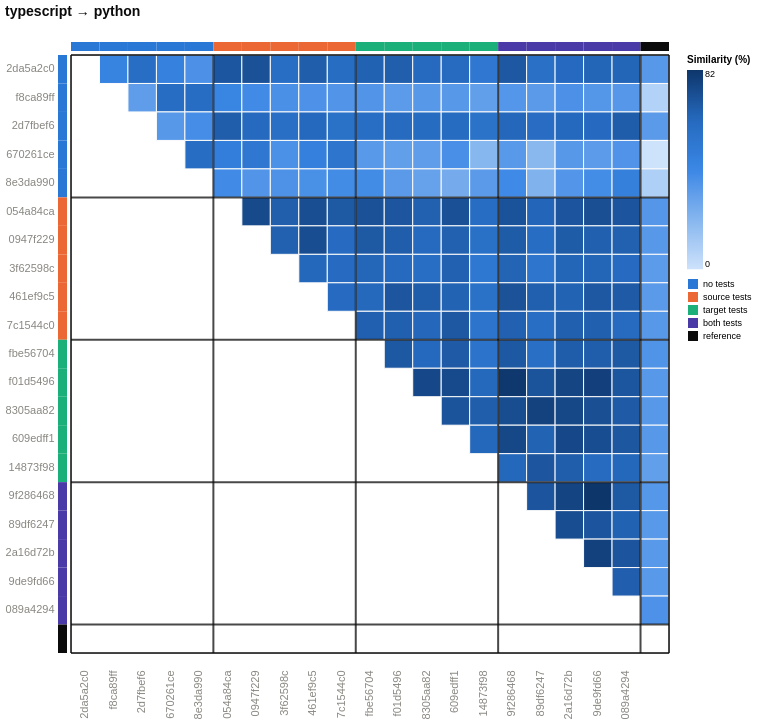

Vega-Lite specification for this chart:
### Vega-Lite specification from a JSON file in a GitHub repository (floating-point values rounded to 4 significant figures; data arrays with more than 128 entries replaced by an {"elided": "..."} marker saying what was removed)
{"config": {"view": {"continuousWidth": 300, "continuousHeight": 300}, "axis": {"labelAngle": -45}, "axisX": {"labelAngle": -37.5}}, "layer": [{"data": {"name": "data-465819c042bad907db1ab02adc55a57e"}, "mark": {"type": "rect", "stroke": "#fcfcfb", "strokeWidth": 1}, "encoding": {"color": {"field": "similarity_pct", "legend": {"gradientLength": 199.3, "labelFontSize": 9, "titleFontSize": 10}, "scale": {"domain": [0.0, 82.05], "range": ["#cde2fb", "#86b6ef", "#3987e5", "#256abf", "#0d366b"]}, "title": "Similarity (%)", "type": "quantitative"}, "x": {"axis": {"domain": false, "labelAngle": -90, "labelColor": {"expr": "datum.label === '' ? '#0b0b0b' : '#898781'"}, "labelFontSize": 11, "labelFontWeight": {"expr": "datum.label === '' ? 'bold' : 'normal'"}, "labelPadding": 17, "ticks": false}, "field": "port_a", "scale": {"domain": ["2da5a2c0", "f8ca89ff", "2d7fbef6", "670261ce", "8e3da990", "054a84ca", "0947f229", "3f62598c", "461ef9c5", "7c1544c0", "fbe56704", "f01d5496", "8305aa82", "609edff1", "14873f98", "9f286468", "89df6247", "2a16d72b", "9de9fd66", "089a4294", ""]}, "title": null, "type": "nominal"}, "y": {"axis": {"domain": false, "labelColor": {"expr": "datum.label === '' ? '#0b0b0b' : '#898781'"}, "labelFontSize": 11, "labelFontWeight": {"expr": "datum.label === '' ? 'bold' : 'normal'"}, "labelPadding": 17, "ticks": false, "labelAngle": 0}, "field": "port_b", "scale": {"domain": ["2da5a2c0", "f8ca89ff", "2d7fbef6", "670261ce", "8e3da990", "054a84ca", "0947f229", "3f62598c", "461ef9c5", "7c1544c0", "fbe56704", "f01d5496", "8305aa82", "609edff1", "14873f98", "9f286468", "89df6247", "2a16d72b", "9de9fd66", "089a4294", ""]}, "title": null, "type": "nominal"}}}, {"data": {"name": "data-bb379cd43f0b6211c649ef0e80f15553"}, "mark": {"type": "rect"}, "encoding": {"color": {"field": "condition", "legend": {"labelFontSize": 9, "symbolType": "square", "title": null}, "scale": {"domain": ["no tests", "source tests", "target tests", "both tests", "reference"], "range": ["#2a78d6", "#eb6834", "#1baf7a", "#4a3aa7", "#0b0b0b"]}, "type": "nominal"}, "x": {"axis": {"domain": false, "labelAngle": -90, "labelColor": {"expr": "datum.label === '' ? '#0b0b0b' : '#898781'"}, "labelFontSize": 11, "labelFontWeight": {"expr": "datum.label === '' ? 'bold' : 'normal'"}, "labelPadding": 17, "ticks": false}, "field": "port", "scale": {"domain": ["2da5a2c0", "f8ca89ff", "2d7fbef6", "670261ce", "8e3da990", "054a84ca", "0947f229", "3f62598c", "461ef9c5", "7c1544c0", "fbe56704", "f01d5496", "8305aa82", "609edff1", "14873f98", "9f286468", "89df6247", "2a16d72b", "9de9fd66", "089a4294", ""]}, "title": null, "type": "nominal"}, "y": {"value": -13}, "y2": {"value": -4}}}, {"data": {"name": "data-bb379cd43f0b6211c649ef0e80f15553"}, "mark": {"type": "rect"}, "encoding": {"color": {"field": "condition", "legend": null, "scale": {"domain": ["no tests", "source tests", "target tests", "both tests", "reference"], "range": ["#2a78d6", "#eb6834", "#1baf7a", "#4a3aa7", "#0b0b0b"]}, "type": "nominal"}, "x": {"value": -13}, "x2": {"value": -4}, "y": {"axis": {"domain": false, "labelColor": {"expr": "datum.label === '' ? '#0b0b0b' : '#898781'"}, "labelFontSize": 11, "labelFontWeight": {"expr": "datum.label === '' ? 'bold' : 'normal'"}, "labelPadding": 17, "ticks": false, "labelAngle": 0}, "field": "port", "scale": {"domain": ["2da5a2c0", "f8ca89ff", "2d7fbef6", "670261ce", "8e3da990", "054a84ca", "0947f229", "3f62598c", "461ef9c5", "7c1544c0", "fbe56704", "f01d5496", "8305aa82", "609edff1", "14873f98", "9f286468", "89df6247", "2a16d72b", "9de9fd66", "089a4294", ""]}, "title": null, "type": "nominal"}}}, {"data": {"name": "data-1d57323ec99a4c98c0c6ffacdb4dc76d"}, "mark": {"type": "rule", "color": "#0b0b0b", "opacity": 0.75, "strokeWidth": 2}, "encoding": {"x": {"bandPosition": 0, "field": "port", "scale": {"domain": ["2da5a2c0", "f8ca89ff", "2d7fbef6", "670261ce", "8e3da990", "054a84ca", "0947f229", "3f62598c", "461ef9c5", "7c1544c0", "fbe56704", "f01d5496", "8305aa82", "609edff1", "14873f98", "9f286468", "89df6247", "2a16d72b", "9de9fd66", "089a4294", ""]}, "type": "nominal"}}}, {"data": {"name": "data-1d57323ec99a4c98c0c6ffacdb4dc76d"}, "mark": {"type": "rule", "color": "#0b0b0b", "opacity": 0.75, "strokeWidth": 2}, "encoding": {"y": {"bandPosition": 0, "field": "port", "scale": {"domain": ["2da5a2c0", "f8ca89ff", "2d7fbef6", "670261ce", "8e3da990", "054a84ca", "0947f229", "3f62598c", "461ef9c5", "7c1544c0", "fbe56704", "f01d5496", "8305aa82", "609edff1", "14873f98", "9f286468", "89df6247", "2a16d72b", "9de9fd66", "089a4294", ""]}, "type": "nominal"}}}, {"data": {"name": "data-dae1687b7766f38b94517020e43783ee"}, "mark": {"type": "rule", "color": "#0b0b0b", "opacity": 0.75, "strokeWidth": 2}, "encoding": {"x": {"bandPosition": 1, "field": "port", "scale": {"domain": ["2da5a2c0", "f8ca89ff", "2d7fbef6", "670261ce", "8e3da990", "054a84ca", "0947f229", "3f62598c", "461ef9c5", "7c1544c0", "fbe56704", "f01d5496", "8305aa82", "609edff1", "14873f98", "9f286468", "89df6247", "2a16d72b", "9de9fd66", "089a4294", ""]}, "type": "nominal"}}}, {"data": {"name": "data-dae1687b7766f38b94517020e43783ee"}, "mark": {"type": "rule", "color": "#0b0b0b", "opacity": 0.75, "strokeWidth": 2}, "encoding": {"y": {"bandPosition": 1, "field": "port", "scale": {"domain": ["2da5a2c0", "f8ca89ff", "2d7fbef6", "670261ce", "8e3da990", "054a84ca", "0947f229", "3f62598c", "461ef9c5", "7c1544c0", "fbe56704", "f01d5496", "8305aa82", "609edff1", "14873f98", "9f286468", "89df6247", "2a16d72b", "9de9fd66", "089a4294", ""]}, "type": "nominal"}}}], "height": 598, "resolve": {"scale": {"color": "independent"}}, "title": {"text": "typescript → python", "anchor": "start", "color": "#0b0b0b", "fontSize": 14, "offset": 23, "subtitleFontSize": 10}, "width": 598, "$schema": "https://vega.github.io/schema/vega-lite/v6.4.1.json", "datasets": {"data-465819c042bad907db1ab02adc55a57e": {"elided": "210 records"}, "data-bb379cd43f0b6211c649ef0e80f15553": [{"port": "2da5a2c0", "condition": "no tests"}, {"port": "f8ca89ff", "condition": "no tests"}, {"port": "2d7fbef6", "condition": "no tests"}, {"port": "670261ce", "condition": "no tests"}, {"port": "8e3da990", "condition": "no tests"}, {"port": "054a84ca", "condition": "source tests"}, {"port": "0947f229", "condition": "source tests"}, {"port": "3f62598c", "condition": "source tests"}, {"port": "461ef9c5", "condition": "source tests"}, {"port": "7c1544c0", "condition": "source tests"}, {"port": "fbe56704", "condition": "target tests"}, {"port": "f01d5496", "condition": "target tests"}, {"port": "8305aa82", "condition": "target tests"}, {"port": "609edff1", "condition": "target tests"}, {"port": "14873f98", "condition": "target tests"}, {"port": "9f286468", "condition": "both tests"}, {"port": "89df6247", "condition": "both tests"}, {"port": "2a16d72b", "condition": "both tests"}, {"port": "9de9fd66", "condition": "both tests"}, {"port": "089a4294", "condition": "both tests"}, {"port": "", "condition": "reference"}], "data-1d57323ec99a4c98c0c6ffacdb4dc76d": [{"port": "2da5a2c0", "condition": "no tests"}, {"port": "054a84ca", "condition": "source tests"}, {"port": "fbe56704", "condition": "target tests"}, {"port": "9f286468", "condition": "both tests"}, {"port": "", "condition": "reference"}], "data-dae1687b7766f38b94517020e43783ee": [{"port": ""}]}}
